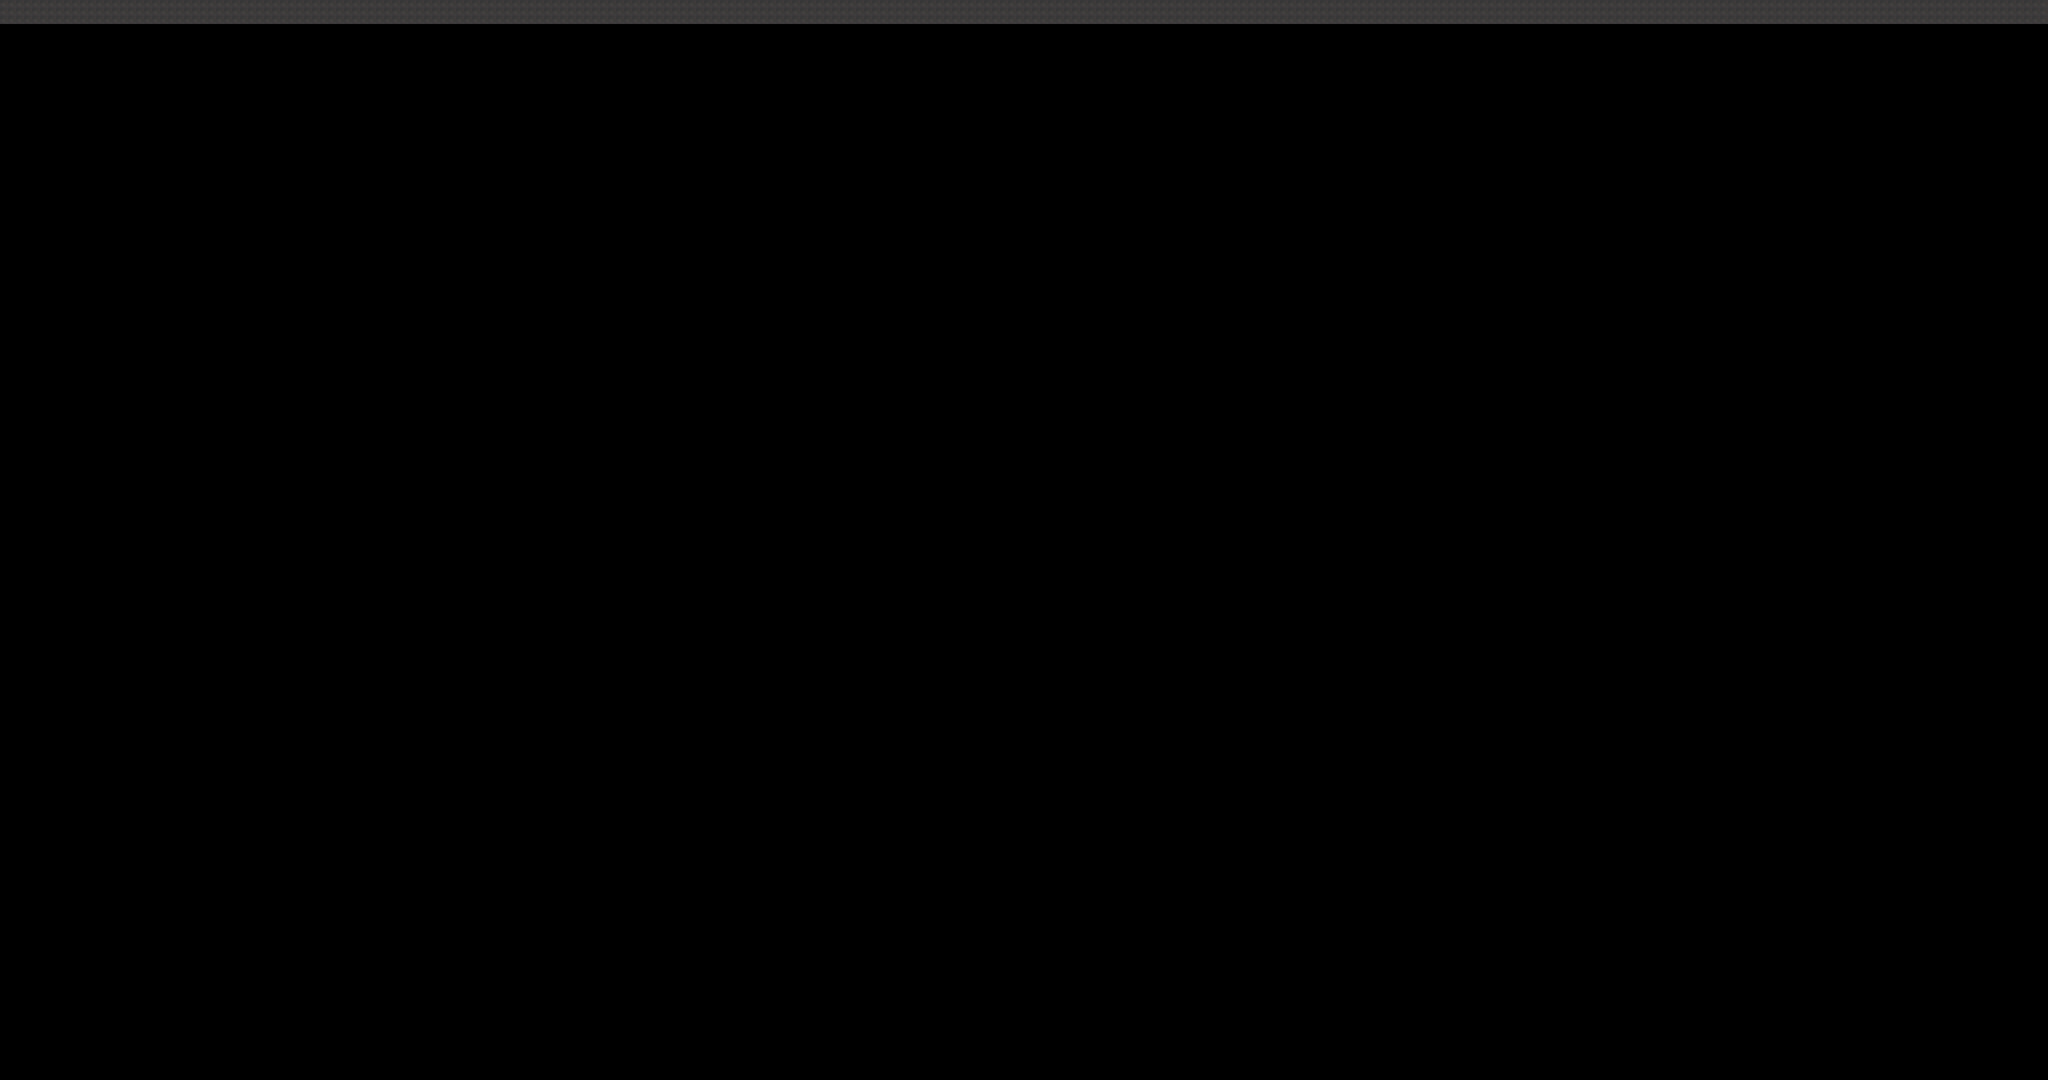

Tiled map render using the project's own tile images. Description and the map definition, with tile-layer contents summarised, below:
An orthogonal 256x135 tile map with 16x16 px tiles, 2 tile layers (ground, collision).

<map version="1.10" tiledversion="1.10.2" orientation="orthogonal" renderorder="right-down" width="256" height="135" tilewidth="16" tileheight="16" infinite="0" nextlayerid="3" nextobjectid="1">
 <tileset firstgid="1" name="hunt-campo-guerra-ninja" tilewidth="16" tileheight="16" tilecount="1" columns="1">
  <image source="hunt-campo-guerra-ninja.png" width="4096" height="2160" />
 </tileset>
 <layer id="1" name="ground" width="256" height="135">
  <data>[34560 cells, 0 non-empty, 0 distinct tile ids]</data>
 </layer>
 <layer id="2" name="collision" width="256" height="135">
  <data>[34560 cells, 768 non-empty, 1 distinct tile ids]</data>
 </layer>
</map>
